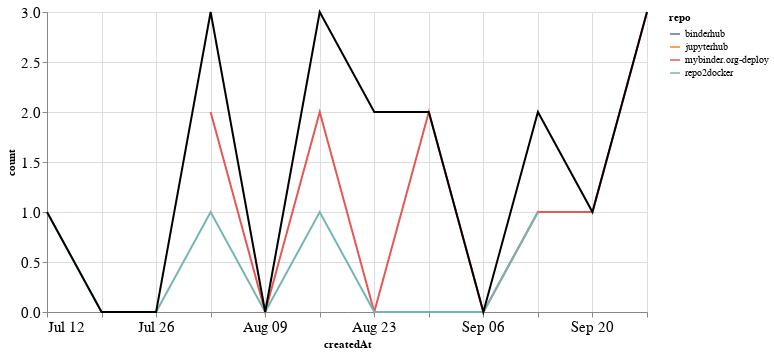

Notebook code cell kept with this figure:
### Markdown cell above
## PRs

### Code cell
prs_time = prs.groupby('repo').resample('W', on='createdAt').count()['author'].reset_index()
prs_time = prs_time.rename(columns={'author': 'count'})
prs_time_total = prs_time.groupby('createdAt').agg({"count": "sum"}).reset_index()

ch1 = alt.Chart(prs_time, width=600).mark_line().encode(
    x='createdAt',
    y='count',
    color='repo',
    tooltip="repo"
)

ch2 = alt.Chart(prs_time_total, width=600).mark_line(color="black").encode(
    x='createdAt',
    y='count',
)

ch1 + ch2

### Figure 1 — Vega-Lite specification as saved in the notebook (floating-point values rounded to 4 significant figures)
{"config": {"axisLeft": {"labelFontSize": 15}, "axisBottom": {"labelFontSize": 15}}, "layer": [{"data": {"name": "data-fba84329f531f035d4ab364f6f05cb76"}, "mark": "line", "encoding": {"color": {"type": "nominal", "field": "repo"}, "tooltip": {"type": "nominal", "field": "repo"}, "x": {"type": "temporal", "field": "createdAt"}, "y": {"type": "quantitative", "field": "count"}}, "width": 600}, {"data": {"name": "data-0e118630cf0714a249c15a97ee2516e5"}, "mark": {"type": "line", "color": "black"}, "encoding": {"x": {"type": "temporal", "field": "createdAt"}, "y": {"type": "quantitative", "field": "count"}}, "width": 600}], "$schema": "https://vega.github.io/schema/vega-lite/v4.8.1.json", "datasets": {"data-fba84329f531f035d4ab364f6f05cb76": [{"repo": "binderhub", "createdAt": "2020-08-23T00:00:00", "count": 1}, {"repo": "jupyterhub", "createdAt": "2020-08-23T00:00:00", "count": 1}, {"repo": "mybinder.org-deploy", "createdAt": "2020-08-02T00:00:00", "count": 2}, {"repo": "mybinder.org-deploy", "createdAt": "2020-08-09T00:00:00", "count": 0}, {"repo": "mybinder.org-deploy", "createdAt": "2020-08-16T00:00:00", "count": 2}, {"repo": "mybinder.org-deploy", "createdAt": "2020-08-23T00:00:00", "count": 0}, {"repo": "mybinder.org-deploy", "createdAt": "2020-08-30T00:00:00", "count": 2}, {"repo": "mybinder.org-deploy", "createdAt": "2020-09-06T00:00:00", "count": 0}, {"repo": "mybinder.org-deploy", "createdAt": "2020-09-13T00:00:00", "count": 1}, {"repo": "mybinder.org-deploy", "createdAt": "2020-09-20T00:00:00", "count": 1}, {"repo": "mybinder.org-deploy", "createdAt": "2020-09-27T00:00:00", "count": 3}, {"repo": "repo2docker", "createdAt": "2020-07-12T00:00:00", "count": 1}, {"repo": "repo2docker", "createdAt": "2020-07-19T00:00:00", "count": 0}, {"repo": "repo2docker", "createdAt": "2020-07-26T00:00:00", "count": 0}, {"repo": "repo2docker", "createdAt": "2020-08-02T00:00:00", "count": 1}, {"repo": "repo2docker", "createdAt": "2020-08-09T00:00:00", "count": 0}, {"repo": "repo2docker", "createdAt": "2020-08-16T00:00:00", "count": 1}, {"repo": "repo2docker", "createdAt": "2020-08-23T00:00:00", "count": 0}, {"repo": "repo2docker", "createdAt": "2020-08-30T00:00:00", "count": 0}, {"repo": "repo2docker", "createdAt": "2020-09-06T00:00:00", "count": 0}, {"repo": "repo2docker", "createdAt": "2020-09-13T00:00:00", "count": 1}], "data-0e118630cf0714a249c15a97ee2516e5": [{"createdAt": "2020-07-12T00:00:00", "count": 1}, {"createdAt": "2020-07-19T00:00:00", "count": 0}, {"createdAt": "2020-07-26T00:00:00", "count": 0}, {"createdAt": "2020-08-02T00:00:00", "count": 3}, {"createdAt": "2020-08-09T00:00:00", "count": 0}, {"createdAt": "2020-08-16T00:00:00", "count": 3}, {"createdAt": "2020-08-23T00:00:00", "count": 2}, {"createdAt": "2020-08-30T00:00:00", "count": 2}, {"createdAt": "2020-09-06T00:00:00", "count": 0}, {"createdAt": "2020-09-13T00:00:00", "count": 2}, {"createdAt": "2020-09-20T00:00:00", "count": 1}, {"createdAt": "2020-09-27T00:00:00", "count": 3}]}}
